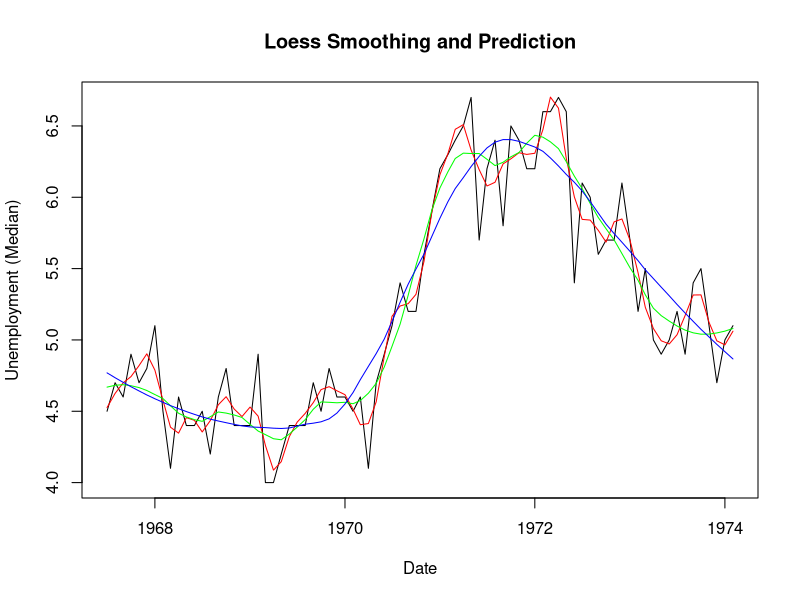

The R script that drew this image:
##Inclass on 4-16-24

# LOESS Exaplme from:
# http://r-statistics.co/Loess-Regression-With-R.html
data(economics, package="ggplot2")  # load data
str(economics)
economics$index <- 1:nrow(economics)  # create index variable
economics <- economics[1:80, ]  # retail 80rows for better graphical understanding
loessMod10 <- loess(uempmed ~ index, data=economics, span=0.10) # 10% smoothing span
loessMod25 <- loess(uempmed ~ index, data=economics, span=0.25) # 25% smoothing span
loessMod50 <- loess(uempmed ~ index, data=economics, span=0.50) # 50% smoothing span

#Predict less
smoothed10 <- predict(loessMod10)
smoothed25 <- predict(loessMod25)
smoothed50 <- predict(loessMod50)

# Plot it
plot(economics$uempmed, x=economics$date, type="l", main="Loess Smoothing and Prediction", 
     xlab="Date", ylab="Unemployment (Median)")
lines(smoothed10, x=economics$date, col="red")
lines(smoothed25, x=economics$date, col="green")
lines(smoothed50, x=economics$date, col="blue")
